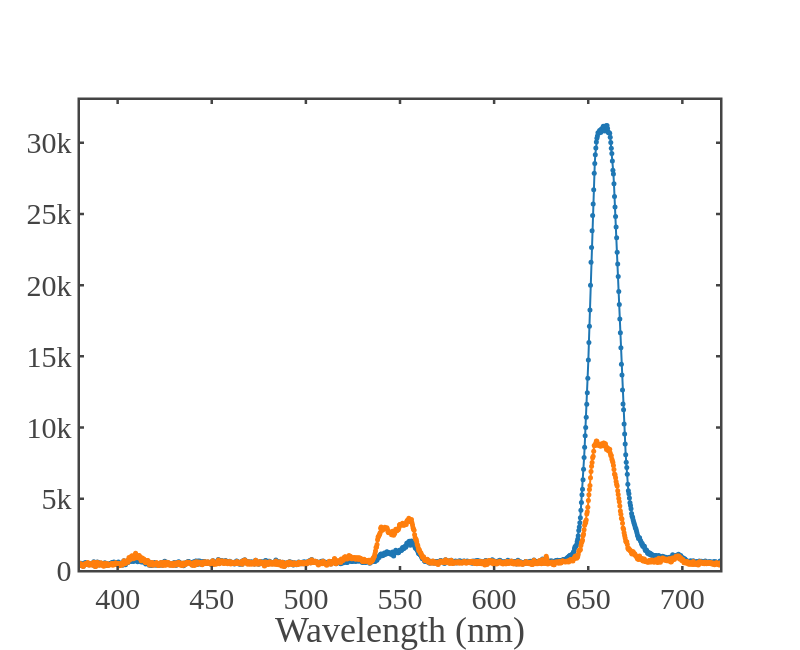

Notebook code for this chart:
### Code cell
import numpy as np
import pandas as pd
import plotly.graph_objects as go
import plotly.io as pio
import os

# ============================================================
# --- File paths ---
# ============================================================
file1 = r"D:\Atanu\NaBiF4_PL_analysis\NaBiF4_PL_analysis\NaBiF4_PL_analysis\PL\19 nov nabif4\NaBiF4_500ms\975nm_80mW.txt"
file2 = r"D:\Atanu\NaBiF4_PL_analysis\NaBiF4_PL_analysis\NaBiF4_PL_analysis\PL\19 nov nabif4\NaYF4\80mW.txt"

# ============================================================
# --- Load Data ---
# Assumes 2 columns: wavelength intensity
# ============================================================
def load_txt(path):
    data = np.loadtxt(path)
    return data[:, 0], data[:, 1]

wl1, I1 = load_txt(file1)
wl2, I2 = load_txt(file2)

# ============================================================
# --- Custom Plotly Template ---
# ============================================================
fig_template = go.layout.Template()
fig_template.layout = {
    'template': 'simple_white+presentation',
    'autosize': False,
    'width': 800,
    'height': 600,
    'xaxis': {
        'ticks': 'inside',
        'mirror': 'ticks',
        'linewidth': 2.5,
        'tickwidth': 2.5,
        'ticklen': 4,
        'showline': True,
        'showgrid': False,
        'zerolinecolor': 'white',
    },
    'yaxis': {
        'ticks': 'inside',
        'mirror': 'ticks',
        'linewidth': 2.5,
        'tickwidth': 2.5,
        'ticklen': 4,
        'showline': True,
        'showgrid': False,
        'zerolinecolor': 'white',
    },
    'font': {
        'family': 'mathjax',
        'size': 30,
    }
}

# ============================================================
# --- Plot ---
# ============================================================
fig = go.Figure()

fig.add_trace(go.Scatter(
    x=wl1, y=I1,
    mode='lines+markers',
    name='NaBiF4 (80 mW, 500 ms)',
    line=dict(
        # color='royalblue', 
              width=2),
    marker=dict(size=5,
                # symbol='circle'
               ),
    showlegend=False
))

fig.add_trace(go.Scatter(
    x=wl2, y=I2,
    mode='lines+markers',
    name='NaYF4 (80 mW)',
    line=dict(
        # color='crimson', 
              width=2),
    marker=dict(size=5,
                # symbol='circle'
               ),
    showlegend=False
))

fig.update_layout(
    template=fig_template,
    width=800,
    height=650,
    xaxis_title="Wavelength (nm)",
    # yaxis_title="Intensity (a.u.)",
    xaxis=dict(range=[380, 720]),
    yaxis=dict(range=[0, 33000]),
)

fig.show()

# ============================================================
# --- Save figure ---
# ============================================================
output_fig_folder = r"D:\Atanu\NaBiF4_PL_analysis\NaBiF4_PL_analysis\NaBiF4_PL_analysis\figures in paper"
os.makedirs(output_fig_folder, exist_ok=True)
out_path = os.path.join(output_fig_folder, "PL_comparison_NaBiF4_NaYF4.png")
pio.write_image(fig, out_path, scale=4)
print("Saved figure:", out_path)

### Figure 1 — Plotly figure (JSON) as saved in the notebook; plotly's stock layout.template omitted (floating-point values rounded to 4 significant figures; data arrays with more than 128 entries replaced by an {"elided": "..."} marker saying what was removed)
{"data": [{"line": {"width": 2}, "marker": {"size": 5}, "mode": "lines+markers", "name": "NaBiF4 (80 mW, 500 ms)", "showlegend": false, "type": "scatter", "x": {"elided": "3653 float values"}, "y": {"elided": "3653 float values"}}, {"line": {"width": 2}, "marker": {"size": 5}, "mode": "lines+markers", "name": "NaYF4 (80 mW)", "showlegend": false, "type": "scatter", "x": {"elided": "3653 float values"}, "y": {"elided": "3653 float values"}}], "layout": {"height": 650, "width": 800, "xaxis": {"range": [380, 720], "title": {"text": "Wavelength (nm)"}, "type": "linear"}, "yaxis": {"range": [0, 33000], "type": "linear"}}}
